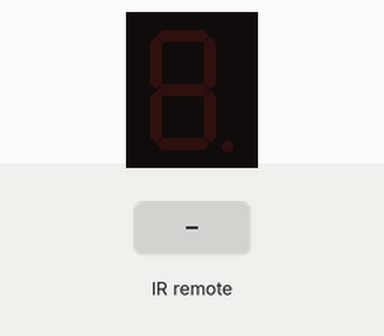
Simulated run of this sketch. Board: Arduino Uno, built with avr-gcc and run on an emulated ATmega328P. Shown: 1-digit seven-segment display. Wiring (inferred from the names in the program): 1-digit 7-segment display, segments lit when HIGH: segments pin 13, pin 12, pin 11, pin 10, pin 9, pin 8, pin 7, pin 6. The test bench sets the inputs (shaded band). The segment pins are drawn as the display they are named for.

Above: at 1.2 s.
1.3 s: infrared code 0xFF9867 received
At 2.4 s:
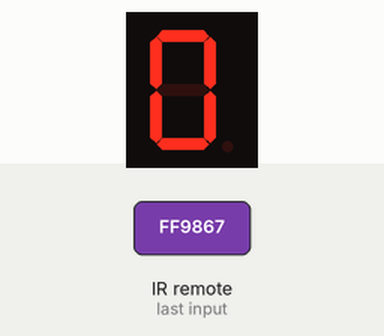
2.8 s: infrared code 0xFFA25D received
At 3.5 s:
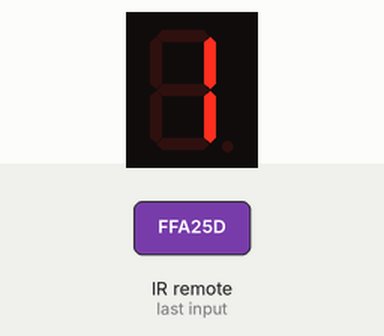
4.3 s: infrared code 0xFF629D received
At 4.7 s:
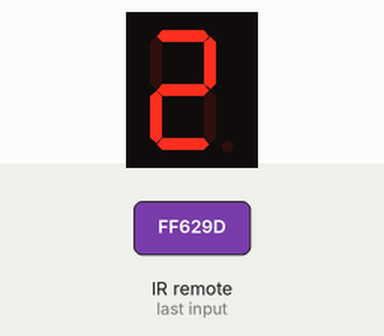
5.8 s: infrared code 0xFFE21D received
At 7.0 s:
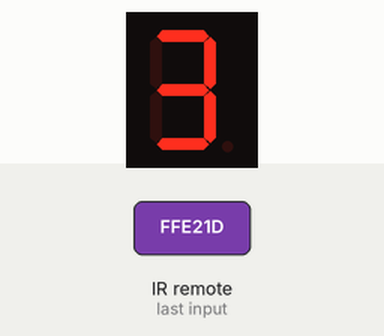
7.3 s: infrared code 0xFF22DD received
At 8.2 s:
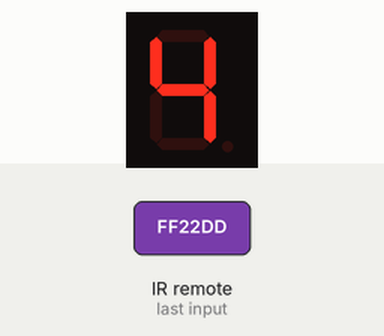
8.8 s: infrared code 0xFF02FD received
At 9.3 s:
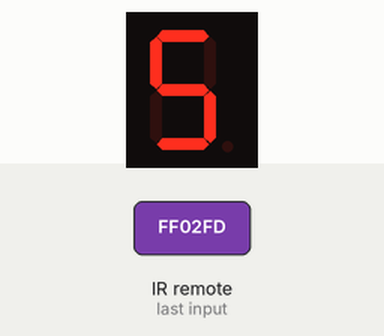
Timing chart, 0 to 11.3 s (numbered marks = the images above; inputs shaded):
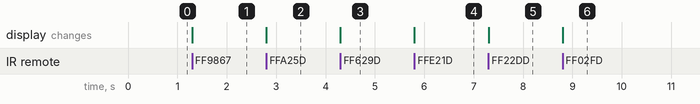

Measured:
- after the input at 1.3 s, the display: changes at once (image 1)
- after the input at 2.8 s, the display: changes at once (image 2)
- after the input at 4.3 s, the display: changes at once (image 3)
- after the input at 5.8 s, the display: changes at once (image 4)
- after the input at 7.3 s, the display: changes at once (image 5)
- after the input at 8.8 s, the display: changes at once (image 6)

The sketch:

remote_control.ino
```cpp
// IR Remote Control - testing with seven seg display


// IR Remote Library by Ken Shirriff
#include <IRremote.h>

#define ZERO 0xFF9867
#define ONE 0xFFA25D
#define TWO 0xFF629D
#define THREE 0xFFE21D
#define FOUR 0xFF22DD
#define FIVE 0xFF02FD
#define SIX 0xFFC23D
#define SEVEN 0xFFE01F
#define EIGHT 0xFFA857
#define NINE 0xFF906F

#define STAR 0xFF6897
#define HASH 0xFFB04F

#define UP 0xFF18E7
#define RIGHT 0xFF5AA5
#define DOWN 0xFF4AB5
#define LEFT 0xFF10EF

#define OK 0xFF38C7


byte pinNum[] = {13, 12, 11, 10, 9, 8, 7, 6};

byte numsDisplay[][8] =
{{1, 1, 1, 1, 1, 1, 0, 0},
 {0, 1, 1, 0, 0, 0, 0, 0},
 {1, 1, 0, 1, 1, 0, 1, 0},
 {1, 1, 1, 1, 0, 0, 1, 0},
 {0, 1, 1, 0, 0, 1, 1, 0},
 {1, 0, 1, 1, 0, 1, 1, 0},
 {1, 0, 1, 1, 1, 1, 1, 0},
 {1, 1, 1, 0, 0, 0, 0, 0},
 {1, 1, 1, 1, 1, 1, 1, 0},
 {1, 1, 1, 1, 0, 1, 1, 0}};

int receiver = 2;
IRrecv irrecv(receiver);
decode_results results;

void setup()
{
  for(byte i=0; i<8; i++)
    pinMode(pinNum[i], OUTPUT);

  //Serial.begin(9600);
  irrecv.enableIRIn();
}

void loop()
{
  if (irrecv.decode(&results))
  {
    clearDisplay();

    switch(results.value)
    {
      case ZERO: displayNumber(0);
        break;
      case ONE: displayNumber(1);
        break;
      case TWO: displayNumber(2);
        break;
      case THREE: displayNumber(3);
        break;
      case FOUR: displayNumber(4);
        break;
      case FIVE: displayNumber(5);
        break;
      case SIX: displayNumber(6);
        break;
      case SEVEN: displayNumber(7);
        break;
      case EIGHT: displayNumber(8);
        break;
      case NINE: displayNumber(9);
        break;
    }
    delay(250);
    irrecv.resume();
  }
}

void displayNumber(byte num)
{
  for(byte i=0; i<8; i++)
  {
    if(numsDisplay[num][i] == 1)
    {
      digitalWrite(pinNum[i], HIGH);
    }
  }
}

void clearDisplay()
{
  for(byte i=0; i<8; i++)
    digitalWrite(pinNum[i], LOW);
}
```
